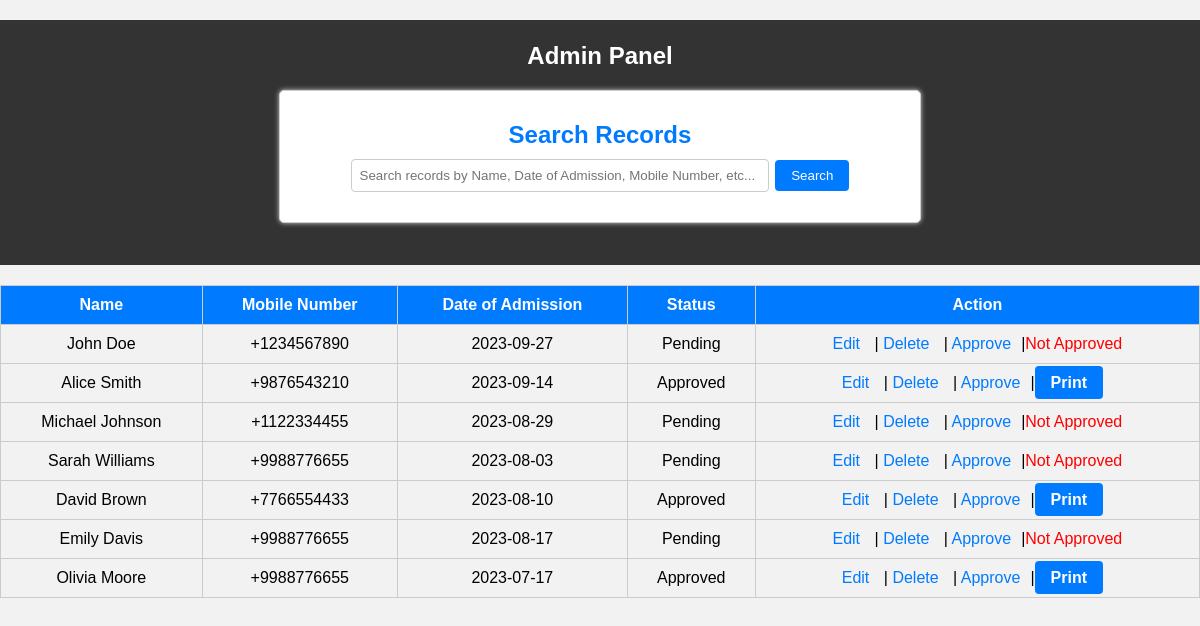
The app's page /admin.php with its own data.
### tables this page shows
CREATE TABLE `students` (
  `id` int(11) NOT NULL,
  `name` varchar(255) DEFAULT NULL,
  `dob` date DEFAULT NULL,
  `mobile_number` varchar(15) DEFAULT NULL,
  `email` varchar(255) DEFAULT NULL,
  `address` varchar(255) DEFAULT NULL,
  `city` varchar(255) DEFAULT NULL,
  `state` varchar(255) DEFAULT NULL,
  `course` varchar(255) DEFAULT NULL,
  `date_of_admission` date DEFAULT NULL,
  `qualifications` text DEFAULT NULL,
  `photo` varchar(255) DEFAULT NULL,
  `status` enum('Pending','Approved','Rejected') DEFAULT 'Pending'
);

### admin.php (the view, shortened to what this page needs)
<?php
include("includes/db_connection.php");
$sql = "SELECT * FROM students";
$result = mysqli_query($conn, $sql);
if ($result) {
    if (mysqli_num_rows($result) > 0) {
        ?>
        <!DOCTYPE html>
        <html>
        <head>
            <link rel="stylesheet" type="text/css" href="assets/css/style.css">
        </head>
        <body>
            <h1>Admin Panel
                <form method="POST" action="search.php" class="search-form">
                    <label for="search_criteria">Search Records</label>
                    <input type="text" name="search_criteria" id="search_criteria" placeholder="Search records by Name, Date of Admission, Mobile Number, etc... ">
                    <input type="submit" value="Search">
                </form>
            </h1>
            <table>
                <tr>
                    <th>Name</th>
                    <th>Mobile Number</th>
                    <th>Date of Admission</th>
                    <th>Status</th>
                    <th>Action</th>
                </tr>
                <?php
                while ($row = mysqli_fetch_assoc($result)) {
                                    echo "<tr>";
                echo "<td>" . $row['name'] . "</td>";
                echo "<td>" . $row['mobile_number'] . "</td>";
                echo "<td>" . $row['date_of_admission'] . "</td>";
                echo "<td>" . $row['status'] . "</td>";
                echo "<td><a href='edit.php?id={$row['id']}'>Edit</a> | <a href='delete.php?id={$row['id']}'>Delete</a> | <a href='approve.php?id={$row['id']}'>Approve</a>|";
                if ($row['status'] === 'Approved') {
                    echo "<a href='print_application.php?id={$row['id']}' target='_blank' class='print-button'>Print</a>";
                } else {
                    echo "<span class='not-approved-message'>Not Approved</span>";
                }
                echo "</td>";
                echo "</tr>";
                }
                ?>
            </table>
        </body>
        </html>
        <?php
    } else {
        echo "No student applications found.";
    }
} else {
    die("Error: " . mysqli_error($conn));
}
?>

### assets/css/style.css (style rules this page uses)
body { font-family: Arial, sans-serif; background-color: #f2f2f2; margin: 0; padding: 0; }
h1 { text-align: center; background-color: #333; color: #fff; padding: 22px; margin: 0; }
.search-form { margin: 20px auto; }
.search-form label { color:#007BFF; }
.search-form input[type="text"] { width:400px; padding: 8px; margin-top:10px; }
.search-form input[type="submit"] { background-color: #007BFF; color: #fff; padding: 8px 16px; border: none; border-radius: 4px; text-decoration: none; cursor: pointer; }
form { max-width: 600px; margin: 20px auto; padding: 20px; background-color: #fff; border: 1px solid #ccc; border-radius: 5px; box-shadow: 0px 0px 5px 0px #ccc; }
label { display: block; font-weight: bold; margin-top: 10px; }
input[type="text"], input[type="date"], input[type="email"], textarea { width: 95%; padding: 8px; margin-bottom: 10px; border: 1px solid #ccc; border-radius: 4px; }
input[type="submit"] { background-color: #4CAF50; color: #fff; padding: 10px 20px; border: none; border-radius: 4px; cursor: pointer; }
table { width: 100%; border-collapse: collapse; margin: 20px 0; }
table, th, td { border: 1px solid #ccc; }
th, td { padding: 10px; text-align:center; }
th { background-color: #007BFF; color: #fff; }
h1 { font-size: 24px; text-align: center; margin-top: 20px; color: #fff; }
table a { text-decoration: none; margin-right: 10px; color: #007BFF; }
.not-approved-message { color: #ff0000; }
.print-button { background-color: #007BFF; color: #fff; padding: 8px 16px; border: none; border-radius: 4px; text-decoration: none; cursor: pointer; font-weight: bold; }

### records on screen
students: name "John Doe", mobile_number "+1234567890", date_of_admission "2023-09-27", status "Pending", shows "Not Approved"
students: name "Alice Smith", mobile_number "+9876543210", date_of_admission "2023-09-14", status "Approved"
students: name "Michael Johnson", mobile_number "+1122334455", date_of_admission "2023-08-29", status "Pending", shows "Not Approved"
students: name "Sarah Williams", mobile_number "+9988776655", date_of_admission "2023-08-03", status "Pending", shows "Not Approved"
students: name "David Brown", mobile_number "+7766554433", date_of_admission "2023-08-10", status "Approved"
students: name "Emily Davis", mobile_number "+9988776655", date_of_admission "2023-08-17", status "Pending", shows "Not Approved"
students: name "Olivia Moore", mobile_number "+9988776655", date_of_admission "2023-07-17", status "Approved"
